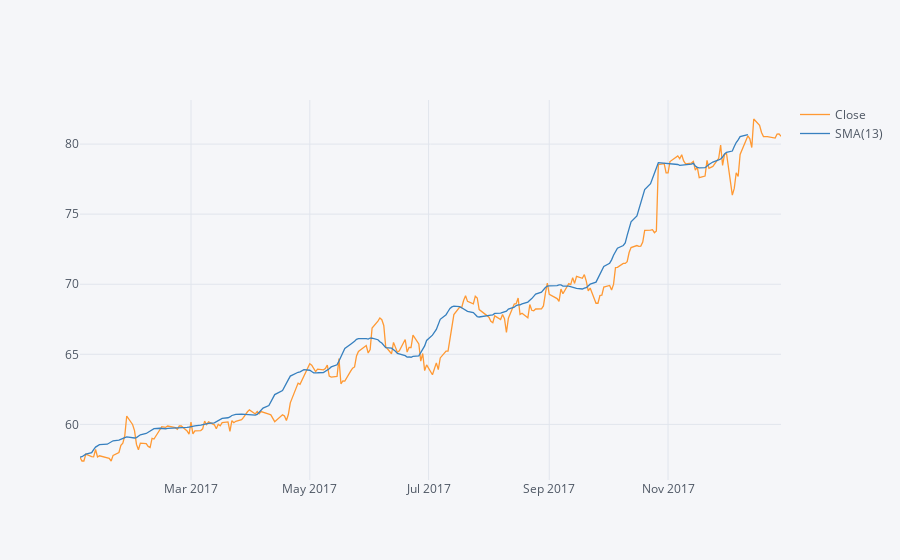

Write notebook code for a chart like this one.
### Code cell
MSFT['Close'].loc['2017-01-01':'2018-01-01'].ta_plot(study='sma',periods=[13],title='Simple Moving Averages')

### Figure 1 — Plotly figure (JSON) as saved in the notebook; plotly's stock layout.template omitted (floating-point values rounded to 4 significant figures; data arrays with more than 128 entries replaced by an {"elided": "..."} marker saying what was removed)
{"data": [{"line": {"color": "rgba(255, 153, 51, 1.0)", "dash": "solid", "shape": "linear", "width": 1.3}, "mode": "lines", "name": "Close", "text": "", "type": "scatter", "x": {"elided": "251 str values"}, "y": {"elided": "251 float values"}}, {"line": {"color": "rgba(55, 128, 191, 1.0)", "dash": "solid", "shape": "linear", "width": 1.3}, "mode": "lines", "name": "SMA(13)", "text": "", "type": "scatter", "x": {"elided": "251 str values"}, "y": {"elided": "251 mixed values"}}], "layout": {"legend": {"bgcolor": "#F5F6F9", "font": {"color": "#4D5663"}}, "paper_bgcolor": "#F5F6F9", "plot_bgcolor": "#F5F6F9", "title": {"font": {"color": "#4D5663"}}, "xaxis": {"gridcolor": "#E1E5ED", "showgrid": true, "tickfont": {"color": "#4D5663"}, "title": {"font": {"color": "#4D5663"}, "text": ""}, "zerolinecolor": "#E1E5ED"}, "yaxis": {"gridcolor": "#E1E5ED", "showgrid": true, "tickfont": {"color": "#4D5663"}, "title": {"font": {"color": "#4D5663"}, "text": ""}, "zerolinecolor": "#E1E5ED"}}}
